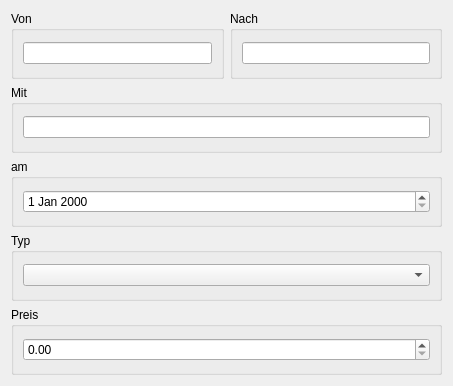
<?xml version="1.0" encoding="UTF-8"?>
<ui version="4.0">
 <class>FlightBookingUi</class>
 <widget class="QWidget" name="FlightBookingUi">
  <property name="geometry">
   <rect>
    <x>0</x>
    <y>0</y>
    <width>453</width>
    <height>386</height>
   </rect>
  </property>
  <property name="minimumSize">
   <size>
    <width>453</width>
    <height>386</height>
   </size>
  </property>
  <property name="windowTitle">
   <string>FlightBookingUi</string>
  </property>
  <layout class="QVBoxLayout" name="verticalLayout_6">
   <item>
    <layout class="QHBoxLayout" name="horizontalLayout">
     <item>
      <widget class="QGroupBox" name="groupBox">
       <property name="title">
        <string>Von</string>
       </property>
       <layout class="QVBoxLayout" name="verticalLayout_2">
        <item>
         <widget class="QLineEdit" name="fromDestination">
          <property name="maxLength">
           <number>3</number>
          </property>
         </widget>
        </item>
       </layout>
      </widget>
     </item>
     <item>
      <widget class="QGroupBox" name="groupBox_2">
       <property name="title">
        <string>Nach</string>
       </property>
       <layout class="QVBoxLayout" name="verticalLayout">
        <item>
         <widget class="QLineEdit" name="toDestination">
          <property name="maxLength">
           <number>3</number>
          </property>
         </widget>
        </item>
       </layout>
      </widget>
     </item>
    </layout>
   </item>
   <item>
    <widget class="QGroupBox" name="groupBox_3">
     <property name="title">
      <string>Mit</string>
     </property>
     <layout class="QVBoxLayout" name="verticalLayout_3">
      <item>
       <widget class="QLineEdit" name="airline"/>
      </item>
     </layout>
    </widget>
   </item>
   <item>
    <widget class="QGroupBox" name="groupBox_4">
     <property name="title">
      <string>am</string>
     </property>
     <layout class="QVBoxLayout" name="verticalLayout_4">
      <item>
       <widget class="QDateEdit" name="fromDate"/>
      </item>
     </layout>
    </widget>
   </item>
   <item>
    <widget class="QGroupBox" name="groupBox_6">
     <property name="title">
      <string>Typ</string>
     </property>
     <layout class="QVBoxLayout" name="verticalLayout_7">
      <item>
       <widget class="QComboBox" name="type"/>
      </item>
     </layout>
    </widget>
   </item>
   <item>
    <widget class="QGroupBox" name="groupBox_5">
     <property name="title">
      <string>Preis</string>
     </property>
     <layout class="QVBoxLayout" name="verticalLayout_5">
      <item>
       <widget class="QDoubleSpinBox" name="price">
        <property name="maximum">
         <double>1000000000000.000000000000000</double>
        </property>
       </widget>
      </item>
     </layout>
    </widget>
   </item>
  </layout>
 </widget>
 <resources/>
 <connections/>
</ui>
